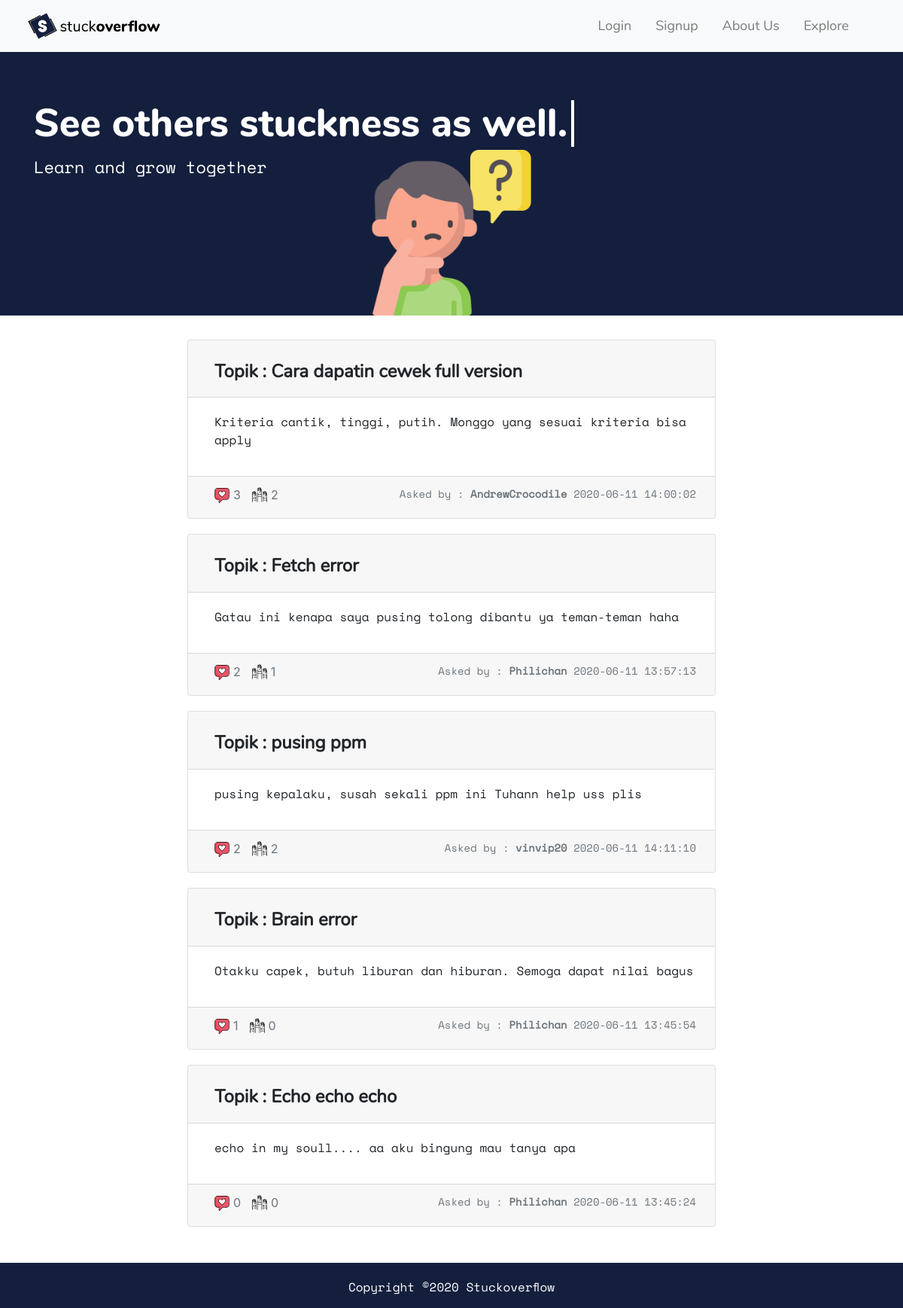
The app's page /home.php with its own data.
### tables this page shows
CREATE TABLE `questions` (
  `id` int(11) NOT NULL,
  `topik` text NOT NULL,
  `isi` text NOT NULL,
  `likes` int(11) NOT NULL,
  `waktu` timestamp NOT NULL DEFAULT current_timestamp() ON UPDATE current_timestamp(),
  `answerscount` int(11) NOT NULL,
  `id_users` int(11) NOT NULL,
  `valid` tinyint(1) NOT NULL
);

CREATE TABLE `users` (
  `id` int(11) NOT NULL,
  `email` varchar(255) NOT NULL,
  `password` varchar(255) NOT NULL,
  `displayname` varchar(255) NOT NULL
);

### home.php (the view, shortened to what this page needs)
<!DOCTYPE html>
<html lang="en">
<head>
  <link rel="stylesheet" href="https://stackpath.bootstrapcdn.com/bootstrap/4.4.1/css/bootstrap.min.css">
  <link rel="stylesheet" type="text/css" href="css/style.css">
</head>
<body>
  <?php
  include "navbar.php";
  ?>
  <div class=" jumbotron jumbotron-fluid" id="banner" style="background-color: #141f3d; background-image:url(img/home.png);">
    <div class="container">
      <h1 class="text3">See others stuckness as well.</h1>
      <p class="text2" style="text-align: left;">Learn and grow together</p>
    </div>
  </div>
  <div class="container-fluid" id="questions" style="margin-bottom: 20px; min-height: 100%;">
    <?php
    require_once("connect.php");
    $q = mysqli_query($con, "SELECT * FROM questions ORDER BY likes DESC LIMIT 10");
    if (!empty($q)) {
      while ($row = mysqli_fetch_assoc($q)) {
        echo "<div class='card text-center' style='width:60%; margin: 0 auto; margin-top: 20px;'>";
        echo "<div class='card-header'><h5 id='judultopik' style='cursor:pointer;font-family: NunitoLight; text-align:left;
        margin-top:15px; margin-left:15px;' onclick='seeQuestion(\"" . $row['id'] . "\")'><b>" . "Topik : " . $row['topik'] . "</b></h5></div>";
        echo "<div class='card-body'>";
        $words = explode(" ", $row['isi']);
        echo "<p id='isitopik'>";
        for ($i = 0; $i < 10; $i++) {
          echo $words[$i] . " ";
        }
        echo "</p></div>";
        $q2 = mysqli_query($con, "SELECT displayname FROM users WHERE id = '" . $row['id_users'] . "'");
        $row2 = mysqli_fetch_assoc($q2);
        echo "<div class='card-footer text-muted'>";
        echo "<img id='like' src='img/like.png'>";
        echo "<span id='totallike'>" . $row['likes'] . "</span>";
        echo "<img id='answer' src='img/answers.png'>";
        echo "<span id='totalanswer'>" . $row['answerscount'] . "</span>";
        echo "<p id='akhirtopik'>
        Asked by : <b>" . $row2['displayname'] . "</b>&nbsp" . $row['waktu'] . "</div></div>";
      }
    }
    ?>
  </div>
  <?php include "footer.php"; ?>
</body>
</html>

### navbar.php (shortened to what this page needs)
<nav class="navbar navbar-expand-lg navbar-light bg-light">
  <div class="collapse navbar-collapse" id="navbarSupportedContent" style="padding-left: 20px;">
    <a class="navbar-brand" href="home.php">
      <img src="img/logo.png" width="30%" height="30%">
    </a>
    <ul class="navbar-nav ml-auto mr-5">
      <?php
       if (isset($_SESSION["login"])) {
         echo "<li class='nav-item mr-3'>
           <a class='nav-link'>Logged In As " . $_SESSION["dispname"] . "</a>
           </li>";
         echo "<li class='nav-item mr-3'><a class='nav-link'
           style='cursor: pointer;' href='logout.php'>Logout </a></li>";
         echo "<li class='nav-item mr-3'><a class='nav-link'
           style='cursor: pointer;' href='ask_page.php'>Ask A Question</a></li>";
       } else {
         echo "<li class='nav-item mr-3'>
           <a class='nav-link' onclick='loginPopup()' style='cursor: pointer;'>Login</a>
           </li>";
         echo "<li class='nav-item mr-3'>
           <a class='nav-link' onclick='signupPopup()' style='cursor: pointer;'>Signup</a>
           </li>";
       }
       ?>
      <li class="nav-item mr-3">
        <a class="nav-link" style="cursor: pointer;" href="aboutusPage.php">About Us </a>
      </li>
      <li class="nav-item">
        <a class="nav-link" style="cursor: pointer;" href="explore.php">Explore</a>
      </li>
    </ul>
  </div>
</nav>

### footer.php
<div id="footer" class="mt-5 navbar-fixed-bottom" class="row">
  <p style="color: white; font-family: fontCode; text-align: center; padding-top: 20px; ">Copyright ©2020
    Stuckoverflow</p>
</div>

### css/style.css (style rules this page uses)
html, body { margin: 0; padding: 0; min-height: 100vh; height: 100%; }
nav>div { font-family: NunitoLight; font-size: 18px; }
.text2 { text-align: center; font-family: fontCode; font-size: 16px; color: white; }
.text3 { color: white; font-size: 60px; margin-bottom: 10px; overflow: hidden; white-space: nowrap; animation: type 3s steps(23); border-right: 4px solid white; width: 23ch; font-family: NunitoBold; font-size: 34px; }
#footer { height: 60px; background: #141f3d; }
#banner { height: 200px; background-repeat: no-repeat; background-position: right bottom; background-size: 120px 120px; }
#judultopik { font-size: 20px; }
#isitopik { font-size: 14px; font-family: fontCode; text-align: left; margin-left: 15px; }
#akhirtopik { text-align: right; font-family: fontCode; font-size: 10px; margin-right: 5px; margin-bottom: 10px; }
#like { width: 15px; height: 15px; float: left; margin-top: 3px; margin-left: 15px; }
#totallike { float: left; font-size: 12px; padding-left: 2px; }
#answer { width: 15px; height: 15px; float: left; margin-top: 2px; margin-left: 15px; }
#totalanswer { float: left; font-size: 12px; padding-left: 2px; }
@media (min-width: 992px) { .text2 { font-size: 22px; } }
@media (min-width: 992px) { .text3 { font-size: 52px; } }
@media (min-width: 992px) { #banner { height: 350px; background-position: bottom; background-size: 220px 220px; } }
@media (min-width: 992px) { #judultopik { font-size: 24px; } }
@media (min-width: 992px) { #isitopik { font-size: 16px; } }
@media (min-width: 992px) { #akhirtopik { font-size: 14px; } }
@media (min-width: 992px) { #like { width: 20px; height: 20px; } }
@media (min-width: 992px) { #totallike { font-size: 16px; padding-left: 5px; } }
@media (min-width: 992px) { #answer { width: 20px; height: 20px; } }
@media (min-width: 992px) { #totalanswer { font-size: 16px; padding-left: 5px; } }

### records on screen
questions: topik "Cara dapatin cewek full version", isi "Kriteria", isi "cantik,", isi "tinggi,", isi "putih.", isi "Monggo", isi "yang", isi "sesuai", isi "kriteria", isi "bisa", isi "apply", likes "3", answerscount "2", id_users.displayname "AndrewCrocodile", waktu "2020-06-11 14:00:02"
questions: topik "Fetch error", isi "Gatau", isi "ini", isi "kenapa", isi "saya", isi "pusing", isi "tolong", isi "dibantu", isi "ya", isi "teman-teman", isi "haha", likes "2", answerscount "1", id_users.displayname "Philichan", waktu "2020-06-11 13:57:13"
questions: topik "pusing ppm", isi "pusing", isi "kepalaku,", isi "susah", isi "sekali", isi "ppm", isi "ini", isi "Tuhann", isi "help", isi "uss", isi "plis", likes "2", answerscount "2", id_users.displayname "vinvip20", waktu "2020-06-11 14:11:10"
questions: topik "Brain error", isi "Otakku", isi "capek,", isi "butuh", isi "liburan", isi "dan", isi "hiburan.", isi "Semoga", isi "dapat", isi "nilai", isi "bagus", likes "1", answerscount "0", id_users.displayname "Philichan", waktu "2020-06-11 13:45:54"
questions: topik "Echo echo echo", isi "echo", isi "in", isi "my", isi "soull....", isi "aa", isi "aku", isi "bingung", isi "mau", isi "tanya", isi "apa", likes "0", answerscount "0", id_users.displayname "Philichan", waktu "2020-06-11 13:45:24"
